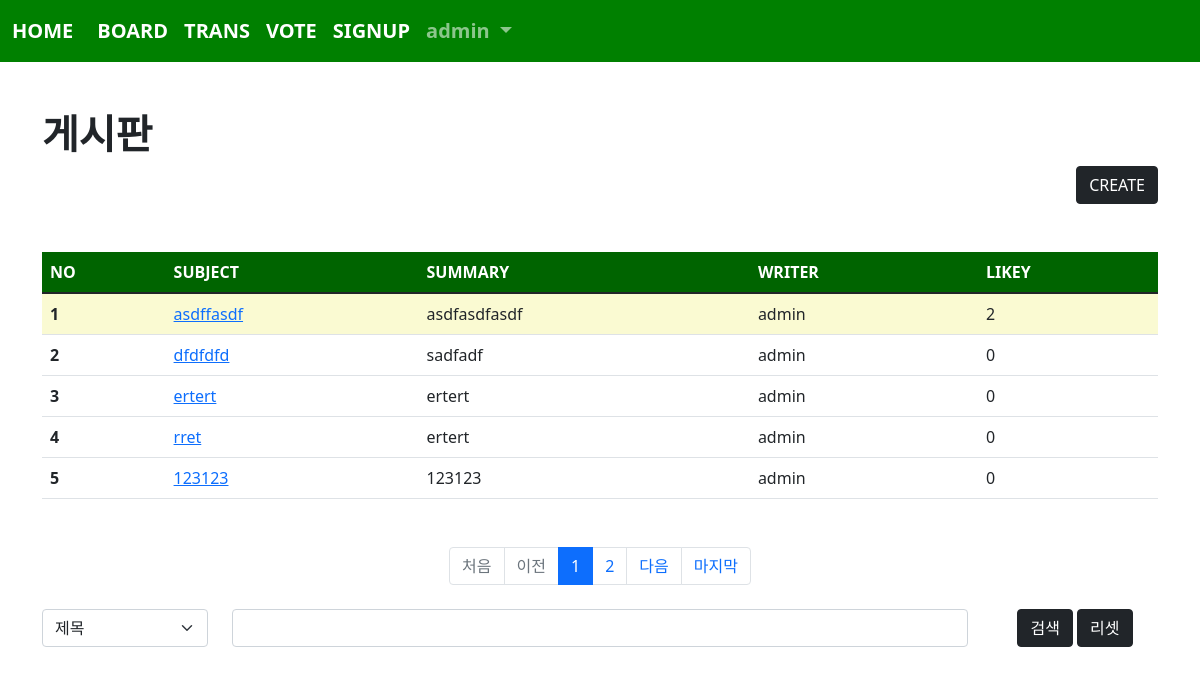
The page /board/index/ (signed in) on the database its author committed.
### acc/models.py (models this page shows, shortened)
class User(AbstractUser):
    pic=models.ImageField(upload_to="user/%y/%m")
    age=models.IntegerField(default=1)
    comment=models.TextField()  # 이 부분은 원래 없는 거여서 넣어준 거임

### board/models.py (models this page shows, shortened)
class Board(models.Model):
    subject=models.CharField(max_length=100)
    writer=models.ForeignKey(User, on_delete=models.CASCADE, related_name="writer")
    content=models.TextField()
    pubdate=models.DateTimeField(default=timezone.now())    #이 부분 잘못해서 수정한 거
    likey=models.ManyToManyField(User, blank=True, related_name="likey")
    def summary(self):
        if len(self.content) > 100:
            return f"{self.content[:100]} ..."
        return self.content
    def hot(self):
        if self.likey.count() >= 2:
            return True
        return False

### board/views.py (the view)
# urls.py: path('index/', views.index, name="index"),
def index(req):
    pg=req.GET.get("page",1)
    cate=req.GET.get("cate", "")    # cate가 넘어오지 않으면 빈 문자열로 처리
    kw=req.GET.get("kw", "")
    if kw:
        if cate == "sub":
            b=Board.objects.filter(subject__startswith=kw)
        elif cate == "wri":
            try:
                from acc.models import User # 레코드로 분류 해야해서
                u=User.objects.get(username=kw) # 레코드 자체를 가져와야한다
                b=Board.objects.filter(writer=u)
            except:
                b=Board.objects.none()
        elif cate == "con":
            b=Board.objects.filter(content__contains=kw)
        else:
            b=Board.objects.all()
    else:
        b=Board.objects.all()
    b=b.order_by("-pubdate")    # - 붙으면 내림차순 > 최신글이 위로
    pag=Paginator(b, 5) # b 레코드를 5개씩 보따리
    obj=pag.get_page(pg)
    context={
        "bset" : obj,
        "kw" : kw,
        "cate" : cate,
    }
    return render(req, "board/index.html", context)

### templates/board/index.html (shortened to what this page needs)
{% extends 'base.html' %}
{% block con %}
    {% load mathfilters %}
    <div class="container mt-5 mb-5">
        <h1><b>게시판</b></h1>
        <div class="text-end">
            <a href="{% url 'board:create' %}" class="btn btn-dark">CREATE</a>
        </div>
        <table class="table table-hover mt-5">
            <thead style="background-color: darkgreen; color:white">
                <tr>
                    <th scope="col">NO</th>
                    <th scope="col">SUBJECT</th>
                    <th scope="col">SUMMARY</th>
                    <th scope="col">WRITER</th>
                    <th scope="col">LIKEY</th>
                </tr>
            </thead>
            <tbody>
                {% if bset %}
                    {% for i in bset %}
                        <tr {% if i.hot %} style="background-color: lightgoldenrodyellow;" {% endif %}>
                            <th scope="row">{{ bset.start_index|add:forloop.counter0 }}</th>
                            <td><a href="{% url 'board:detail' i.id %}">{{ i.subject }}</a></td>
                            <td>{{ i.summary }}</td>
                            <td>{{ i.writer }}</td>
                            <td>{{ i.likey.count }}</td>
                        </tr>
                    {% endfor %}
                {% endif %}
            </tbody>
        </table>
        <nav aria-label="Page navigation example" class="mt-5">
            <ul class="pagination justify-content-center">
                {% if bset.has_previous %}
                    <li class="page-item">
                        <a class="page-link" href="{% url 'board:index' %}?page=1&kw={{kw}}&cate={{cate}}">처음</a>
                    </li>
                    <li class="page-item">
                        <a class="page-link" href="{% url 'board:index' %}?page={{ bset.previous_page_number }}&kw={{kw}}&cate={{cate}}">이전</a>
                    </li>
                {% else %}
                    <li class="page-item disabled">
                        <a class="page-link">처음</a>
                    </li>
                    <li class="page-item disabled">
                        <a class="page-link">이전</a>
                    </li>
                {% endif %}
                {% for i in bset.paginator.page_range %}
                    {% if i >= bset.number|sub:5 and bset.number|add:4 >= i %}
                        <li class="page-item {% if bset.number == i %} active {% endif %}"><a class="page-link" href="{% url 'board:index' %}?page={{i}}&kw={{kw}}&cate={{cate}}">{{ i }}</a></li>
                    {% endif %}
                {% endfor %}
                {% if bset.has_next %}
                    <li class="page-item">
                        <a class="page-link" href="{% url 'board:index' %}?page={{ bset.next_page_number }}&kw={{kw}}&cate={{cate}}">다음</a>
                    </li>
                    <li class="page-item">
                        <a class="page-link" href="{% url 'board:index' %}?page={{ bset.paginator.num_pages }}&kw={{kw}}&cate={{cate}}">마지막</a>
                    </li>
                {% endif %}
            </ul>
        </nav>
        <form>
            <div class="row mt-4">
                <div class="col-lg-2">
                    <select name="cate" class="form-select mb-3" aria-label=".form-select-lg example">
                        <option value="sub" {% if cate == 'sub' %} selected {% endif %}>제목</option>
                    </select>
                </div>
                <div class="col-lg-8">
                    <input type="text" name="kw" value="{{kw}}" class="form-control">
                </div>
                <div class="col-lg-2 text-center">
                    <button class="btn btn-dark">검색</button>
                    <a href="{% url 'board:index' %}" class="btn btn-dark">리셋</a>
                </div>
            </div>
        </form>
    </div>
{% endblock %}

### templates/base.html (shortened to what this page needs)
<!doctype html>
<html lang="en">
    <head>
        <link href="https://cdn.jsdelivr.net/npm/bootstrap@5.1.3/dist/css/bootstrap.min.css" rel="stylesheet">
    </head>
    <body>
        {% if user.is_authenticated %}
        <nav class="navbar navbar-expand-lg navbar-dark" style="background-color: green; font-size: 20px; font-weight: bold;">
            <div class="container-fluid">
                <a class="navbar-brand" href="{% url 'board:index' %}">HOME</a>
                <div class="collapse navbar-collapse" id="navbarSupportedContent">
                    <ul class="navbar-nav me-auto mb-2 mb-lg-0">
                        <li class="nav-item">
                            <a class="nav-link active" aria-current="page" href="{% url 'board:index' %}">BOARD</a>
                        </li>
                        <li class="nav-item">
                            <a class="nav-link active" aria-current="page" href="{% url 'trans:index' %}">TRANS</a>
                        </li>
                        <li class="nav-item">
                            <a class="nav-link active" aria-current="page" href="{% url 'vote:index' %}">VOTE</a>
                        </li>
                        <li class="nav-item">
                            <a class="nav-link active" aria-current="page" href="{% url 'acc:signup' %}">SIGNUP</a>
                        </li>
                        <li class="nav-item dropdown">
                            <a class="nav-link dropdown-toggle" href="#" id="navbarDropdown" role="button" data-bs-toggle="dropdown" aria-expanded="false">
                                {{ user }}
                            </a>
                        </li>
                    </ul>
                </div>
            </div>
        </nav>
        {% endif %}
        {% if user.is_authenticated %}
            {% block con %}{% endblock %}
        {% endif %}
    </body>
</html>

### rows shown on the page
User: username "admin"
Board: start_index|add "1", subject "asdffasdf", summary "asdfasdfasdf", writer "admin", likey.count "2"
Board: start_index|add "2", subject "dfdfdfd", summary "sadfadf", writer "admin", likey.count "0"
Board: start_index|add "3", subject "ertert", summary "ertert", writer "admin", likey.count "0"
Board: start_index|add "4", subject "rret", summary "ertert", writer "admin", likey.count "0"
Board: start_index|add "5", subject "123123", summary "123123", writer "admin", likey.count "0"

### other values the page prints
{{ i }} "1" "2"
